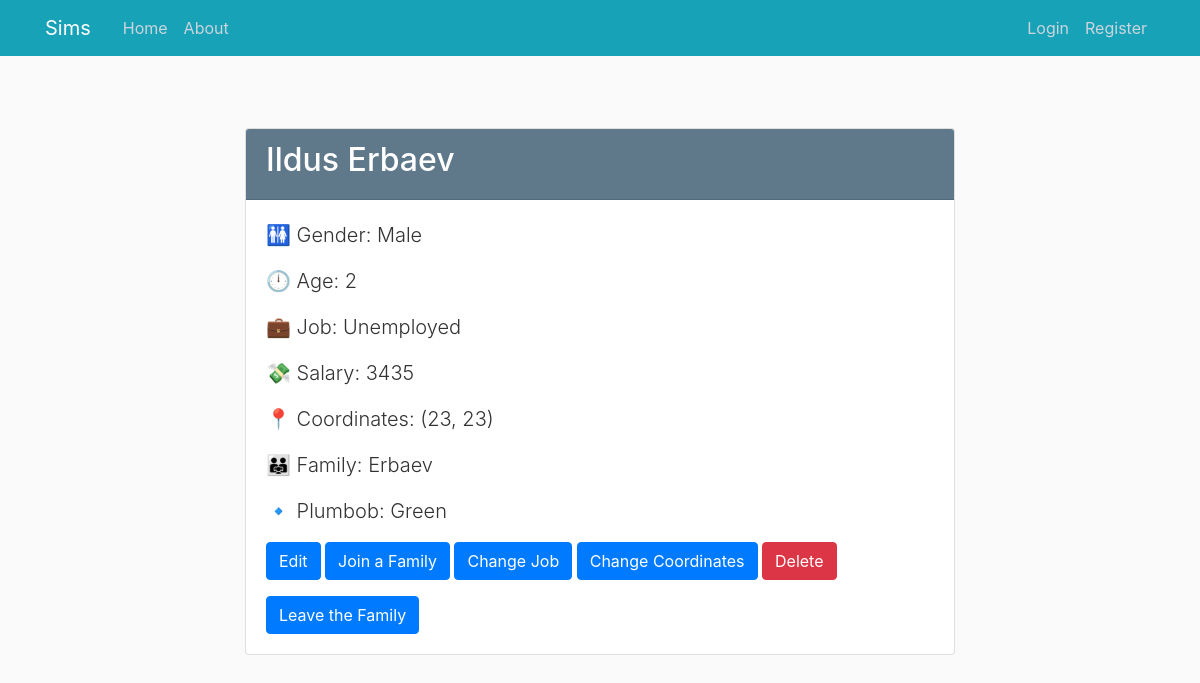
The app's page /human/4 with its own data.
### sims/models.py (models this page shows, shortened)
class Human(db.Model):
    id = db.Column(db.Integer, primary_key=True)
    name = db.Column(db.String(100), nullable=False)
    surname = db.Column(db.String(100), nullable=False)
    gender = db.Column(db.Enum(Gender), nullable=False)
    age = db.Column(db.Integer, nullable=False)
    job = db.Column(db.Enum(Job), default=Job.UNEMPLOYED)
    salary = db.Column(db.Integer, default=0)
    x_coordinate = db.Column(db.Integer, nullable=False, default=0)
    y_coordinate = db.Column(db.Integer, nullable=False, default=0)
    family_id = db.Column(db.Integer, db.ForeignKey('family.id'))
    plumbob = db.Column(db.Enum(Plumbob), default=Plumbob.GREEN)

class Family(db.Model):
    id = db.Column(db.Integer, primary_key=True)
    name = db.Column(db.String(100), nullable=False)

### sims/humans/routes.py (the view)
@humans.route("/human/<int:human_id>")
def human(human_id):
    human = Human.query.get_or_404(human_id)
    family = Family.query.get(human.family_id)
    return render_template('humans/human.html', human=human, family=family)

### sims/templates/humans/human.html (shortened to what this page needs)
{% extends "layout.html" %}
{% block content %}
    <div class="container mt-5">
        <div class="row justify-content-center">
            <div class="col-md-8">
                <div class="card">
                    <div class="card-header bg-steel text-white">
                        <h2 class="text-white">{{ human.name }} {{ human.surname }}</h2>
                    </div>
                    <div class="card-body">
                        <p class="lead">🚻 Gender: {{ human.gender.value }}</p>
                        <p class="lead">🕛 Age: {{ human.age }}</p>
                        <p class="lead">💼 Job: {{ human.job.value }}</p>
                        <p class="lead">💸 Salary: {{ human.salary }}</p>
                        <p class="lead">📍 Coordinates: ({{ human.x_coordinate }}, {{ human.y_coordinate }})</p>
                        {% if family %}
                            <p class="lead">👨‍👨‍👧 Family: {{ family.name }}</p>
                        {% else %}
                            <p class="lead">👨‍👨‍👧 Family: Not in the family</p>
                        {% endif %}
                        <p class="lead">🔹 Plumbob: {{ human.plumbob.value }}</p>
                        <div class="mt-3">
                            <a href="{{ url_for('humans.update_human', human_id=human.id) }}" class="btn btn-primary">Edit</a>
                            <a href="{{ url_for('families.families_human', human_id=human.id) }}"
                               class="btn btn-primary">Join a Family</a>
                            <a href="{{ url_for('humans.change_job', human_id=human.id) }}"
                               class="btn btn-primary">Change Job</a>
                            <a href="{{ url_for('humans.change_coordinates', human_id=human.id) }}"
                               class="btn btn-primary">Change Coordinates</a>
                            <button class="btn btn-danger" id="deleteBtn" data-toggle="modal"
                                    data-target="#deleteModal">Delete
                            </button>
                            {% if family %}
                                <form class="mt-3"
                                      action="{{ url_for('humans.human_leave_family', human_id=human.id) }}"
                                      method="POST">
                                    <input class="btn btn-primary" type="submit" value="Leave the Family">
                                </form>
                            {% endif %}
                        </div>
                    </div>
                </div>
            </div>
        </div>
    </div>
{% endblock content %}

### sims/static/main.css (style rules this page uses)
body { background: #fafafa; color: #333333; margin-top: 5rem; }
h1, h2, h3, h4, h5, h6 { color: #444444; }
.bg-steel { background-color: #5f788a; }

### records on screen
Human: name "Ildus", surname "Erbaev", gender.value "Male", age "2", job.value "Unemployed", salary "3435", x_coordinate "23", y_coordinate "23", plumbob.value "Green"
Family: name "Erbaev"
